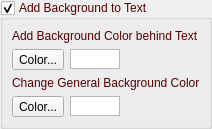
       <widget class="QGroupBox" name="groupBoxSongAddBKToText2">
        <property name="palette">
         <palette>
          <active>
           <colorrole role="WindowText">
            <brush brushstyle="SolidPattern">
             <color alpha="255">
              <red>85</red>
              <green>0</green>
              <blue>0</blue>
             </color>
            </brush>
           </colorrole>
          </active>
          <inactive>
           <colorrole role="WindowText">
            <brush brushstyle="SolidPattern">
             <color alpha="255">
              <red>85</red>
              <green>0</green>
              <blue>0</blue>
             </color>
            </brush>
           </colorrole>
          </inactive>
          <disabled>
           <colorrole role="WindowText">
            <brush brushstyle="SolidPattern">
             <color alpha="255">
              <red>120</red>
              <green>120</green>
              <blue>120</blue>
             </color>
            </brush>
           </colorrole>
          </disabled>
         </palette>
        </property>
        <property name="title">
         <string>Add Background to Text</string>
        </property>
        <property name="flat">
         <bool>false</bool>
        </property>
        <property name="checkable">
         <bool>true</bool>
        </property>
        <property name="checked">
         <bool>true</bool>
        </property>
        <layout class="QVBoxLayout" name="verticalLayout_12">
         <property name="leftMargin">
          <number>9</number>
         </property>
         <property name="topMargin">
          <number>9</number>
         </property>
         <property name="rightMargin">
          <number>9</number>
         </property>
         <property name="bottomMargin">
          <number>9</number>
         </property>
         <item>
          <widget class="QLabel" name="label_9">
           <property name="text">
            <string>Add Background Color behind Text</string>
           </property>
          </widget>
         </item>
         <item>
          <layout class="QHBoxLayout" name="horizontalLayout_23">
           <property name="topMargin">
            <number>0</number>
           </property>
           <item>
            <widget class="QToolButton" name="tBSongAddBKColorText2">
             <property name="text">
              <string>Color...</string>
             </property>
            </widget>
           </item>
           <item>
            <widget class="QGraphicsView" name="graphicViewSongAddBKColor2">
             <property name="sizePolicy">
              <sizepolicy hsizetype="Fixed" vsizetype="Fixed">
               <horstretch>0</horstretch>
               <verstretch>0</verstretch>
              </sizepolicy>
             </property>
             <property name="minimumSize">
              <size>
               <width>50</width>
               <height>20</height>
              </size>
             </property>
             <property name="maximumSize">
              <size>
               <width>50</width>
               <height>20</height>
              </size>
             </property>
            </widget>
           </item>
           <item>
            <spacer name="horizontalSpacer_8">
             <property name="orientation">
              <enum>Qt::Horizontal</enum>
             </property>
             <property name="sizeHint" stdset="0">
              <size>
               <width>40</width>
               <height>20</height>
              </size>
             </property>
            </spacer>
           </item>
          </layout>
         </item>
         <item>
          <widget class="QLabel" name="label_10">
           <property name="text">
            <string>Change General Background Color</string>
           </property>
          </widget>
         </item>
         <item>
          <layout class="QHBoxLayout" name="horizontalLayout_25">
           <property name="topMargin">
            <number>0</number>
           </property>
           <item>
            <widget class="QToolButton" name="tBSongChangeGenBKColor2">
             <property name="text">
              <string>Color...</string>
             </property>
            </widget>
           </item>
           <item>
            <widget class="QGraphicsView" name="graphicViewSongChangeGenBKColor2">
             <property name="sizePolicy">
              <sizepolicy hsizetype="Fixed" vsizetype="Fixed">
               <horstretch>0</horstretch>
               <verstretch>0</verstretch>
              </sizepolicy>
             </property>
             <property name="minimumSize">
              <size>
               <width>50</width>
               <height>20</height>
              </size>
             </property>
             <property name="maximumSize">
              <size>
               <width>50</width>
               <height>20</height>
              </size>
             </property>
            </widget>
           </item>
           <item>
            <spacer name="horizontalSpacer_11">
             <property name="orientation">
              <enum>Qt::Horizontal</enum>
             </property>
             <property name="sizeHint" stdset="0">
              <size>
               <width>40</width>
               <height>20</height>
              </size>
             </property>
            </spacer>
           </item>
          </layout>
         </item>
        </layout>
       </widget>
